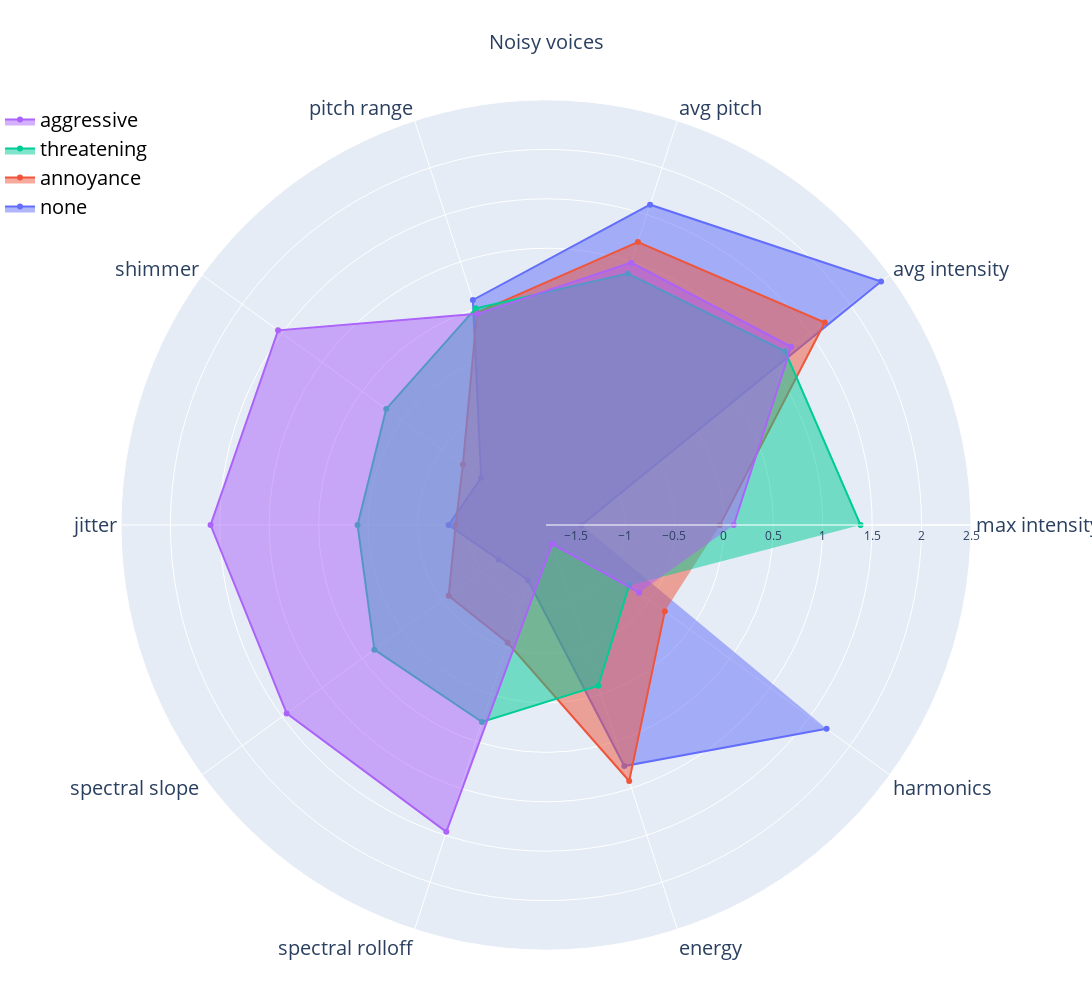

The cell this chart's notebook holds for it:
### Code cell
radarPlotDataframes(means_noise_segment, 'Noisy voices', 'segment',-1.8, 2.5)

### Figure 1 — Plotly figure (JSON) as saved in the notebook; plotly's stock layout.template omitted (floating-point values rounded to 4 significant figures)
{"data": [{"fill": "toself", "name": "none", "r": [-1.441, 2.39, 1.608, 0.5938, -0.9885, -0.8147, -1.207, -1.213, 0.7639, 1.709, -0.1556, -0.6745, -0.5312], "subplot": "polar", "theta": ["max intensity", "avg intensity", "avg pitch", "pitch range", "shimmer", "jitter", "spectral slope", "spectral rolloff", "energy", "harmonics"], "type": "scatterpolar"}, {"fill": "toself", "name": "annoyance", "r": [-0.04027, 1.686, 1.21, 0.4596, -0.7605, -0.8858, -0.5827, -0.5463, 0.9237, -0.3138, 1.3, -0.5862, -0.9314], "subplot": "polar", "theta": ["max intensity", "avg intensity", "avg pitch", "pitch range", "shimmer", "jitter", "spectral slope", "spectral rolloff", "energy", "harmonics"], "type": "scatterpolar"}, {"fill": "toself", "name": "threatening", "r": [1.382, 1.191, 0.8741, 0.5048, 0.1982, 0.1066, 0.3464, 0.2956, -0.08919, -0.7602, 0.3308, -0.4667, -0.2122], "subplot": "polar", "theta": ["max intensity", "avg intensity", "avg pitch", "pitch range", "shimmer", "jitter", "spectral slope", "spectral rolloff", "energy", "harmonics"], "type": "scatterpolar"}, {"fill": "toself", "name": "aggressive", "r": [0.09919, 1.267, 0.9907, 0.446, 1.551, 1.594, 1.443, 1.464, -1.598, -0.6349, -1.475, 1.727, 1.675], "subplot": "polar", "theta": ["max intensity", "avg intensity", "avg pitch", "pitch range", "shimmer", "jitter", "spectral slope", "spectral rolloff", "energy", "harmonics"], "type": "scatterpolar"}], "layout": {"annotations": [{"font": {"size": 20}, "showarrow": false, "text": "Noisy voices", "x": 0.5, "xanchor": "center", "xref": "paper", "y": 1.05, "yanchor": "bottom", "yref": "paper"}], "autosize": false, "height": 1000, "legend": {"font": {"color": "black", "size": 20}, "traceorder": "reversed", "x": 0, "y": 1}, "margin": {"b": 50, "l": 0, "r": 0, "t": 100}, "polar": {"angularaxis": {"tickfont": {"size": 20}}, "domain": {"x": [0, 1], "y": [0, 1]}, "radialaxis": {"range": [-1.8, 2.5], "visible": true}}, "showlegend": true, "width": 1200}}
